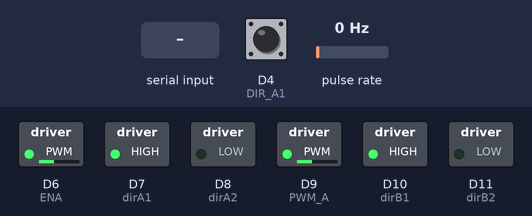
Simulated run of this program. Board: Arduino Nano 33 BLE. Parts: switched loads named in the program (green lamp = pin HIGH). Wiring (inferred from the names in the program): pulse sensor: data D2. The inputs (shaded band) are chosen by the test bench; at power-on: D4 (DIR_A1) HIGH, pulse rate 0 Hz. What the program prints to the serial monitor is not drawn.

Above: at 1.2 s.
1.3 s: "<90,45,200>" received over Serial
At 1.9 s:
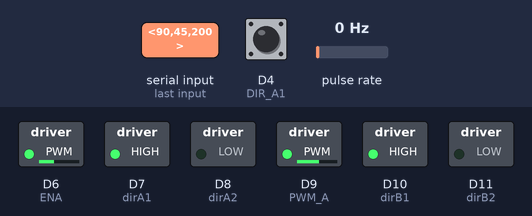
2.8 s: "<30,150,10>" received over Serial
At 4.0 s:
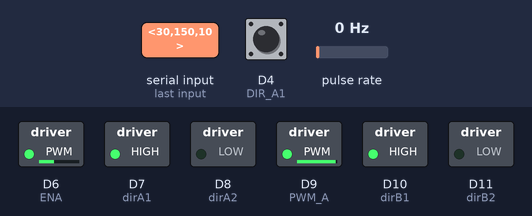
4.3 s: "<90,45>" received over Serial
At 5.3 s:
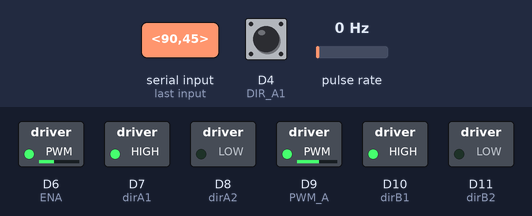
5.8 s: "<30,150>" received over Serial
At 6.5 s:
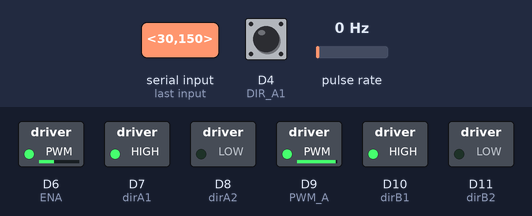
Timing chart, 0 to 8.3 s (numbered marks = the images above; inputs shaded):
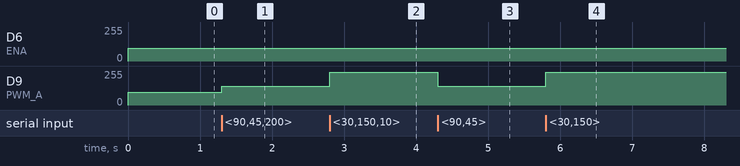

The program:

main.cpp
```cpp
#include <Arduino.h>

// Pin setup
#define PWM_A 9
#define DIR_A1 4
#define DIR_A2 5

// #define PWM_B 3
// #define DIR_B1 4

#define ENA 6
#define dirA1 7
#define dirA2 8
#define ENB 9
#define dirB1 10
#define dirB2 11
#define voltage A7
#define encoderA1 4
#define encoderA2 5
#define encoderB1 2
#define encoderB2 3
void indexLeftEncoderCount();
void indexRightEncoderCount();

volatile unsigned int leftEncoderCount = 0;
volatile unsigned int rightEncoderCount = 0;

// Wheel characteristics
#define countsPerRev  240
#define distPerRev  2394 //mm

void run_motors(int pwm, int dir);
void motor_setup();

void parseData();
void showParsedData();
void recvWithStartEndMarkers();

const byte numChars = 32;
char receivedChars[numChars];
char tempChars[numChars]; // temporary array for use when parsing

// variables to hold the parsed data
char messageFromPC[numChars] = {0};
int theta = 0.0;

boolean newData = false;

// PWM initialization values
int pwm = 95;
int pwmA = pwm;
int pwmB = pwm;

// PD gains
int Kp = 1.2;
int Kd = 1;

//============

void setup()
{

  Serial.begin(9600);
  pinMode(ENA, OUTPUT);
  pinMode(dirA1, OUTPUT);
  pinMode(dirA2, OUTPUT);
  pinMode(ENB, OUTPUT);
  pinMode(dirB1, OUTPUT);
  pinMode(dirB2, OUTPUT);
  pinMode(voltage, INPUT);
  pinMode(encoderA1, INPUT);
  // pinMode(encoderA2,INPUT);
  pinMode(encoderB1, INPUT);
  // pinMode(encoderB2,INPUT);
  attachInterrupt(digitalPinToInterrupt(encoderA1), indexLeftEncoderCount, CHANGE);
  attachInterrupt(digitalPinToInterrupt(encoderB1), indexRightEncoderCount, CHANGE);
  digitalWrite(dirA1, HIGH);
  digitalWrite(dirA2, LOW);
  digitalWrite(dirB1, HIGH);
  digitalWrite(dirB2, LOW);
  // motor_setup();
}

//============

long previousMillis = 0;
int prevDir = 1;

void loop()
{
  previousMillis = millis();
  if (prevDir == 1)
  {
    prevDir = 0;
  }
  else
  {
    prevDir = 1;
  }

  recvWithStartEndMarkers();
  if (newData == true)
  {
    strcpy(tempChars, receivedChars);
    // this temporary copy is necessary to protect the original data
    //   because strtok() used in parseData() replaces the commas with \0
    parseData();
    showParsedData();
    newData = false;
  }


  if (theta < 0){
    // left motor speed up
    pwmA = pwm + Kp*(abs(theta)); //Kd*(abs(deltError));
    pwmB = pwm;
    // pwmB = pwm - Kp*(abs(theta)); //Kd*(abs(deltError));
  }
  else if (theta > 0){
    pwmA = pwm;
    // pwmA = pwm - Kp*(abs(theta)); //Kd*(abs(deltError));
    pwmB = pwm + Kp*(abs(theta)); //Kd*(abs(deltError));
  }
  else {
    pwmA = pwm;
    pwmB = pwm;
  }

  analogWrite(ENA, pwmA);
  analogWrite(ENB, pwmB);

  // Serial.print("<Enc_R:");
  // Serial.print(rightEncoderCount);
  // Serial.print(",");
  // Serial.print("Enc_L:");
  // Serial.print(leftEncoderCount);
  // Serial.println(">");

  showParsedData();

}

//============

void recvWithStartEndMarkers()
{
  static boolean recvInProgress = false;
  static byte ndx = 0;
  char startMarker = '<';
  char endMarker = '>';
  char rc;

  while (Serial.available() > 0 && newData == false)
  {
    rc = Serial.read();

    if (recvInProgress == true)
    {
      if (rc != endMarker)
      {
        receivedChars[ndx] = rc;
        ndx++;
        if (ndx >= numChars)
        {
          ndx = numChars - 1;
        }
      }
      else
      {
        receivedChars[ndx] = '\0'; // terminate the string
        recvInProgress = false;
        ndx = 0;
        newData = true;
      }
    }

    else if (rc == startMarker)
    {
      recvInProgress = true;
    }
  }
}

//============

void parseData()
{ // split the data into its parts

  char *strtokIndx; // this is used by strtok() as an index

  strtokIndx = strtok(tempChars, ","); // get the first part - the string
  strcpy(messageFromPC, strtokIndx);   // copy it to messageFromPC


  strtokIndx = strtok(NULL, ",");
  theta = atof(strtokIndx); // convert this part to an float

}

//============

void showParsedData()
{
  Serial.println("Recvd:<" + String(messageFromPC) + "," + String(theta) + ">");
}

void motor_setup()
{
  // Define motor driver pins as outputs
  pinMode(PWM_A, OUTPUT);
  pinMode(DIR_A1, OUTPUT);
  // pinMode(PWM_B, OUTPUT);
  // pinMode(DIR_B1, OUTPUT);
  // Initialize all motor pins to zero
  digitalWrite(PWM_A, 0);
  digitalWrite(DIR_A1, 0);
  // digitalWrite(PWM_B, 0);
  // digitalWrite(DIR_B1, 0);
  return;
}

void run_motors(int pwm, int dir)
{
  // Motor A
  if (dir == 1)
  {
    digitalWrite(DIR_A1, 1);
    digitalWrite(DIR_A2, 0);
  }
  else
  {
    digitalWrite(DIR_A1, 0);
    digitalWrite(DIR_A2, 1);
  }
  analogWrite(PWM_A, pwm);
  // Motor B
  // analogWrite(PWM_B, pwm);
  // digitalWrite(DIR_B1, 1);
  return;
}

void indexLeftEncoderCount()
{
  leftEncoderCount++;
}
void indexRightEncoderCount()
{
  rightEncoderCount++;
}
```

Measured:
- after the input at 1.3 s, D9 (PWM_A): 95/255 → 140/255 at once
- after the input at 2.8 s, D9 (PWM_A): 140/255 → 245/255 at once
- after the input at 4.3 s, D9 (PWM_A): 245/255 → 140/255 at once
- after the input at 5.8 s, D9 (PWM_A): 140/255 → 245/255 at once
